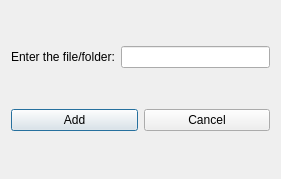
<?xml version="1.0" encoding="UTF-8"?>
<ui version="4.0">
 <class>AddIgnDialog</class>
 <widget class="QDialog" name="AddIgnDialog">
  <property name="geometry">
   <rect>
    <x>0</x>
    <y>0</y>
    <width>281</width>
    <height>179</height>
   </rect>
  </property>
  <property name="windowTitle">
   <string>Add an ignored file/folder</string>
  </property>
  <layout class="QVBoxLayout" name="verticalLayout">
   <item>
    <layout class="QHBoxLayout" name="nameLayout">
     <item>
      <widget class="QLabel" name="nameLabel">
       <property name="text">
        <string>Enter the file/folder:</string>
       </property>
      </widget>
     </item>
     <item>
      <widget class="QLineEdit" name="nameEdit"/>
     </item>
    </layout>
   </item>
   <item>
    <layout class="QHBoxLayout" name="buttonsLayout">
     <item>
      <widget class="QPushButton" name="addButton">
       <property name="text">
        <string>Add</string>
       </property>
      </widget>
     </item>
     <item>
      <widget class="QPushButton" name="cancelButton">
       <property name="text">
        <string>Cancel</string>
       </property>
      </widget>
     </item>
    </layout>
   </item>
  </layout>
 </widget>
 <resources/>
 <connections/>
</ui>
